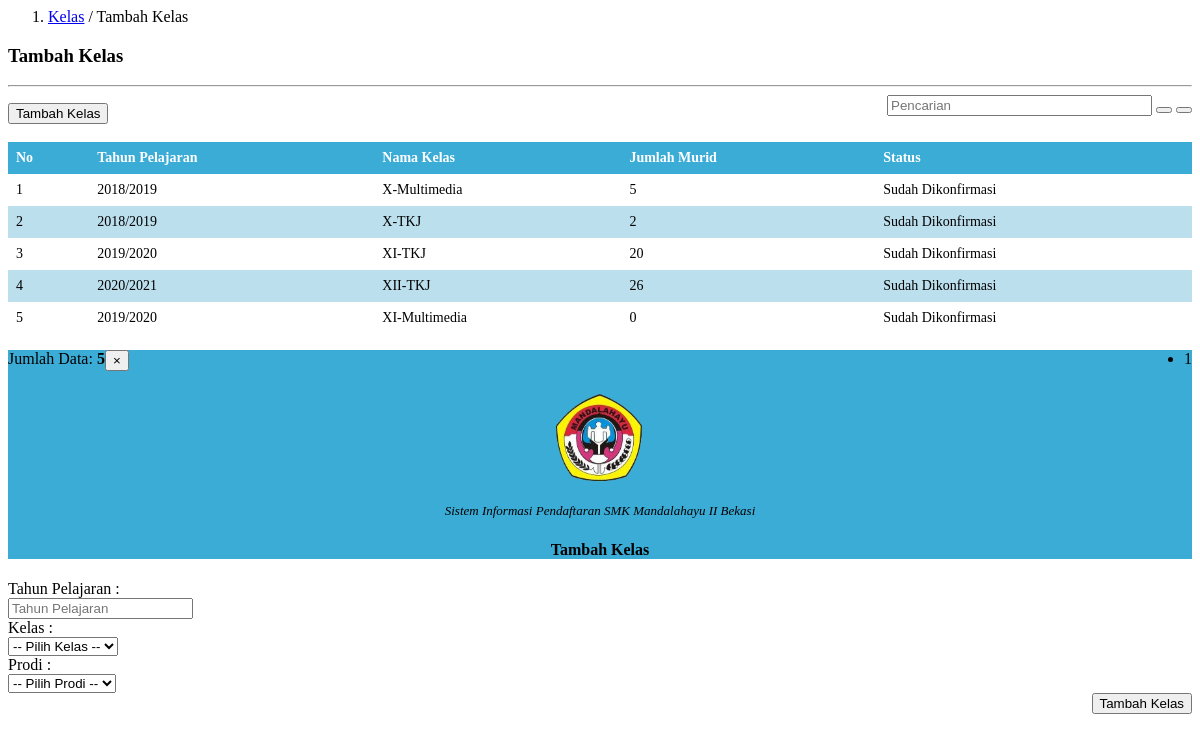
Page /tata-usaha/request-kelas.php on the committed database.
### tables this page shows
CREATE TABLE `tbl_request_kelas` (
  `id_request_kelas` int(10) NOT NULL,
  `tahun_pelajaran` varchar(20) NOT NULL,
  `nama_kelas` varchar(20) NOT NULL,
  `status` int(2) NOT NULL,
  `jumlah_murid` int(20) NOT NULL,
  `keterangan` int(10) NOT NULL
);

### tata-usaha/request-kelas.php (the view, shortened to what this page needs)
<div class="col-md-10" style="padding:0px">
    <ol class="breadcrumb" style="margin:0;border-radius:0;">
        <li class="active"><a href="#">Kelas</a> / Tambah Kelas</li>
    </ol>
</div>
<div class="col-md-10" style="">
  	<h3><b>Tambah</b> Kelas</h3>
    <hr>
       <form class="form-inline" action="" method="POST">
      <div class="form-group" style="float:right;">
        <input size="30px" type="text" name="pencarian" class="form-control" placeholder="Pencarian">
        <button type="submit" class="btn btn-primary"><i class="fa fa-search fa-fw"></i></button>
        <a href="tu.php?content=request-kelas"><button type="button" class="btn btn-warning"><i class="fa fa-refresh fa-fw"></i></button></a>
      </div>
    </form>
     <button type="button" class="btn btn-primary" data-toggle="modal" data-target="#myModal"><i class="fa fa-plus-circle fa-fw"></i>Tambah Kelas</button>
    <br>
    <br>
</div>
<div class="col-md-10">
  <form class="form-horizontal" method="POST">
      <table class="table table-striped">
        <thead>
          <tr>
            <th>No</th>
            <th>Tahun Pelajaran</th>
            <th>Nama Kelas</th>
            <th>Jumlah Murid</th>
            <th>Status</th>
          </tr>
        </thead>
        <tbody>
          <?php
                    include '../config/koneksi.php';
                    $batas  = 10;
                    $hal    = @$_GET['hal'];
                    if (empty($hal)) {
                      $posisi = 0;
                      $hal    = 1;
                    } else {
                      $posisi = ($hal - 1) * $batas;
                    }
                    if($_SERVER['REQUEST_METHOD'] == "POST") {
                      $pencarian = trim(mysqli_real_escape_string($konek, $_POST['pencarian']));
                      if ($pencarian != '') {
                        $sql = "SELECT * FROM tbl_request_kelas WHERE nama_kelas LIKE '%$pencarian%' OR jumlah_murid LIKE '%$pencarian%'";
                        $query = $sql;
                        $queryJml = $sql;
                      } else {
                        $query = "SELECT * FROM tbl_request_kelas LIMIT $posisi, $batas ";
                        $queryJml = "SELECT * FROM tbl_request_kelas";
                        $no = $posisi + 1;
                      }
                    } else {
                      $query = "SELECT * FROM tbl_request_kelas LIMIT $posisi, $batas ";
                      $queryJml = "SELECT * FROM tbl_request_kelas";
                    }
            $querydata = mysqli_query($konek, $query)or die(mysqli_error($konek));
                    if(mysqli_num_rows($querydata) == 0){
                      echo '<tr><td colspan="5" align="center">Tidak ada data!</td></tr>';
                    }
                      else
                    {
                      $no = 1;
                      while($data = mysqli_fetch_array($querydata)){
                        ?>
                        <tr>
                        <td><?php echo $no ?></td>
                        <td><?php echo $data['tahun_pelajaran'] ?></td>
                        <td><?php
                        $kalimat = $data['nama_kelas'];
                        $kalimat_new = ucwords($kalimat);
                        echo $kalimat_new;
                        ?></td>
                        <td><?php echo $data['jumlah_murid'] ?></td>
                        <td><?php if ($data['status']==0) echo "Belum Dikonfirmasi"; else echo "Sudah Dikonfirmasi"; ?></td>
                      </tr>
                        <?php
                        $no++;
                      }
                    }
                ?>
        </tbody>
      </table>
    </form>
    <?php
     if($_SERVER['REQUEST_METHOD'] == "POST") {
            $pencarian = trim(mysqli_real_escape_string($konek, $_POST['pencarian']));
        echo "<div style=\"float:left;\">";
        $jml = mysqli_num_rows(mysqli_query($konek, $queryJml));
        echo "Data Hasil Pencarian: <b>$jml</b>";
        echo "</div>";
      } else { ?>
        <div style="float:left;">
          <?php
          $jml = mysqli_num_rows(mysqli_query($konek, $queryJml));
          echo "Jumlah Data: <b>$jml</b>";
          ?>
        </div>
        <div style="float:right;">
          <ul class="pagination pagination-sm" style="margin: 0">
            <?php
            $jml_hal = ceil($jml / $batas);
            for ($i=1; $i <= $jml_hal; $i++) {
              if ($i != $hal) {
                echo "<li><a href=\"tu.php?content=request-kelas&&hal=$i\">$i</a></li>";
              } else {
                echo "<li class=\"active\"><a>$i</a></li>";
              }
            }
            ?>
          </ul>
        </div>
        <?php
      }
    ?>
</div>
<div id="myModal" class="modal fade" role="dialog">
  <div class="modal-dialog">
      <div class="modal-content">
          <div class="modal-header" style="background-color:#3bacd6";>
            <button type="button" class="close" data-dismiss="modal">&times;</button>
            <p align="center"><img src="../gambar/manda.png" alt="" height="100px" width="130px"></p>
            <p align="center"><font size="2px"><i>Sistem Informasi Pendaftaran SMK Mandalahayu II Bekasi</i></font></p>
            <h4 class="modal-title" align="center"><b>Tambah Kelas</b></h4>
          </div>
          <div class="modal-body">
            <form action="../config/add-request-kelas.php" class="form-horizontal" method="POST">
              <div class="form-group">
                <label class="col-sm-3">Tahun Pelajaran</label>
                <label class="col-sm-1">:</label>
                  <div class="col-sm-6">
                      <input type="text" class="form-control" name="tahun_pelajaran" placeholder="Tahun Pelajaran" required>
                  </div>
              </div>
              <div class="form-group">
                <label class="col-sm-3">Kelas</label>
                <label class="col-sm-1">:</label>
                  <div class="col-sm-6">
                      <select class="form-control" id="nama_kelas" name="kelas" required>
                      <option>-- Pilih Kelas --</option>
                    </select>
                  </div>
              </div>
               <div class="form-group">
                <label class="col-sm-3">Prodi</label>
                <label class="col-sm-1">:</label>
                  <div class="col-sm-6">
                      <select class="form-control" id="prodi" name="prodi" required>
                      <option>-- Pilih Prodi --</option>
                    </select>
                  </div>
              </div>
              <div class="form-group">
                  <div class="col-sm-6" align="right">
                      <button class="btn btn-primary">Tambah Kelas</button>
                  </div>
              </div>
            </form>
          </div>
      </div>
    </div></div>

### tata-usaha/request-kelas.php (style rules this page uses)
table { border-collapse: collapse; width: 100%; }
th, td { text-align: left; padding: 8px; }
tr:nth-child(even) { background-color: #bbdfed; }
th { background-color: #3bacd6; color: white; font-size: 14px; }
td { font-size: 14px; }

### rows in the picture
tbl_request_kelas: tahun_pelajaran "2018/2019", nama_kelas "X-Multimedia", jumlah_murid "5", status "Sudah Dikonfirmasi"
tbl_request_kelas: tahun_pelajaran "2018/2019", nama_kelas "X-TKJ", jumlah_murid "2", status "Sudah Dikonfirmasi"
tbl_request_kelas: tahun_pelajaran "2019/2020", nama_kelas "XI-TKJ", jumlah_murid "20", status "Sudah Dikonfirmasi"
tbl_request_kelas: tahun_pelajaran "2020/2021", nama_kelas "XII-TKJ", jumlah_murid "26", status "Sudah Dikonfirmasi"
tbl_request_kelas: tahun_pelajaran "2019/2020", nama_kelas "XI-Multimedia", jumlah_murid "0", status "Sudah Dikonfirmasi"

### other values in the picture
$jml "5"
